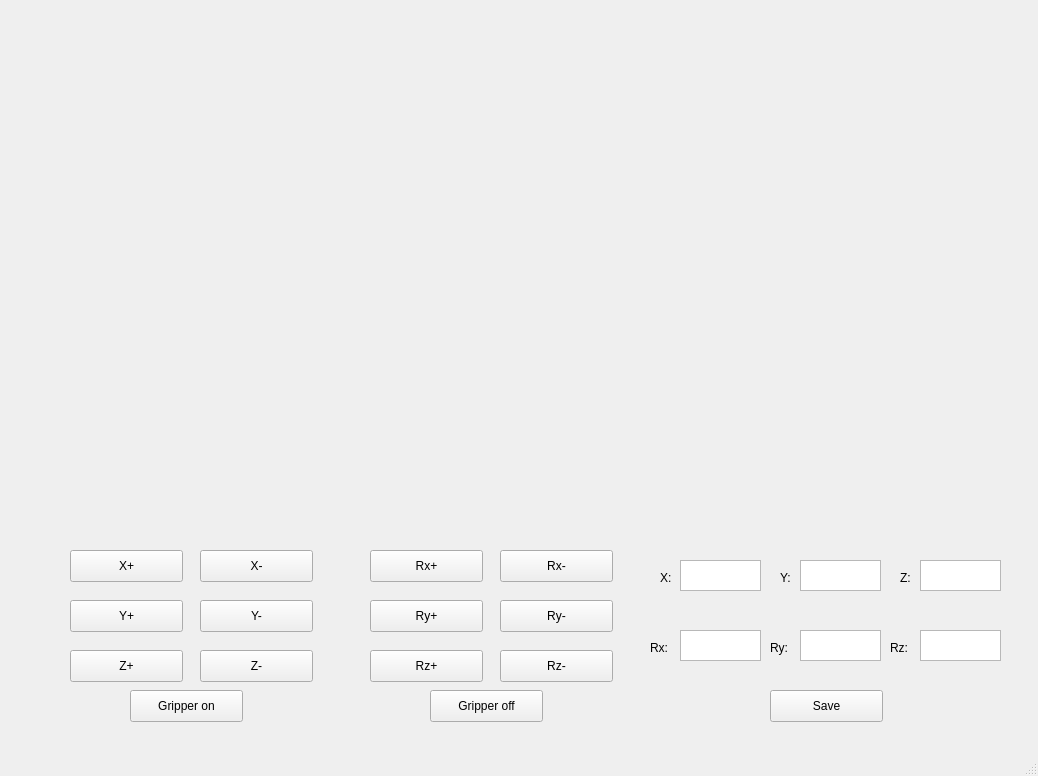
<?xml version="1.0" encoding="UTF-8"?>
<ui version="4.0">
 <class>MainWindow</class>
 <widget class="QMainWindow" name="MainWindow">
  <property name="geometry">
   <rect>
    <x>0</x>
    <y>0</y>
    <width>1038</width>
    <height>776</height>
   </rect>
  </property>
  <property name="windowTitle">
   <string>MainWindow</string>
  </property>
  <widget class="QWidget" name="centralwidget">
   <widget class="QPushButton" name="x_plus">
    <property name="geometry">
     <rect>
      <x>70</x>
      <y>550</y>
      <width>113</width>
      <height>32</height>
     </rect>
    </property>
    <property name="text">
     <string>X+</string>
    </property>
   </widget>
   <widget class="QPushButton" name="x_minus">
    <property name="geometry">
     <rect>
      <x>200</x>
      <y>550</y>
      <width>113</width>
      <height>32</height>
     </rect>
    </property>
    <property name="text">
     <string>X-</string>
    </property>
   </widget>
   <widget class="QPushButton" name="y_plus">
    <property name="geometry">
     <rect>
      <x>70</x>
      <y>600</y>
      <width>113</width>
      <height>32</height>
     </rect>
    </property>
    <property name="text">
     <string>Y+</string>
    </property>
   </widget>
   <widget class="QPushButton" name="y_minus">
    <property name="geometry">
     <rect>
      <x>200</x>
      <y>600</y>
      <width>113</width>
      <height>32</height>
     </rect>
    </property>
    <property name="text">
     <string>Y-</string>
    </property>
   </widget>
   <widget class="QPushButton" name="z_plus">
    <property name="geometry">
     <rect>
      <x>70</x>
      <y>650</y>
      <width>113</width>
      <height>32</height>
     </rect>
    </property>
    <property name="text">
     <string>Z+</string>
    </property>
   </widget>
   <widget class="QPushButton" name="z_minus">
    <property name="geometry">
     <rect>
      <x>200</x>
      <y>650</y>
      <width>113</width>
      <height>32</height>
     </rect>
    </property>
    <property name="text">
     <string>Z-</string>
    </property>
   </widget>
   <widget class="QPushButton" name="rx_plus">
    <property name="geometry">
     <rect>
      <x>370</x>
      <y>550</y>
      <width>113</width>
      <height>32</height>
     </rect>
    </property>
    <property name="text">
     <string>Rx+</string>
    </property>
   </widget>
   <widget class="QPushButton" name="rx_minus">
    <property name="geometry">
     <rect>
      <x>500</x>
      <y>550</y>
      <width>113</width>
      <height>32</height>
     </rect>
    </property>
    <property name="text">
     <string>Rx-</string>
    </property>
   </widget>
   <widget class="QPushButton" name="ry_plus">
    <property name="geometry">
     <rect>
      <x>370</x>
      <y>600</y>
      <width>113</width>
      <height>32</height>
     </rect>
    </property>
    <property name="text">
     <string>Ry+</string>
    </property>
   </widget>
   <widget class="QPushButton" name="ry_minus">
    <property name="geometry">
     <rect>
      <x>500</x>
      <y>600</y>
      <width>113</width>
      <height>32</height>
     </rect>
    </property>
    <property name="text">
     <string>Ry-</string>
    </property>
   </widget>
   <widget class="QPushButton" name="rz_plus">
    <property name="geometry">
     <rect>
      <x>370</x>
      <y>650</y>
      <width>113</width>
      <height>32</height>
     </rect>
    </property>
    <property name="text">
     <string>Rz+</string>
    </property>
   </widget>
   <widget class="QPushButton" name="rz_minus">
    <property name="geometry">
     <rect>
      <x>500</x>
      <y>650</y>
      <width>113</width>
      <height>32</height>
     </rect>
    </property>
    <property name="text">
     <string>Rz-</string>
    </property>
   </widget>
   <widget class="QLabel" name="image_window">
    <property name="geometry">
     <rect>
      <x>180</x>
      <y>30</y>
      <width>671</width>
      <height>481</height>
     </rect>
    </property>
    <property name="text">
     <string/>
    </property>
   </widget>
   <widget class="QPlainTextEdit" name="x_curret">
    <property name="geometry">
     <rect>
      <x>680</x>
      <y>560</y>
      <width>81</width>
      <height>31</height>
     </rect>
    </property>
   </widget>
   <widget class="QPlainTextEdit" name="y_current">
    <property name="geometry">
     <rect>
      <x>800</x>
      <y>560</y>
      <width>81</width>
      <height>31</height>
     </rect>
    </property>
   </widget>
   <widget class="QPlainTextEdit" name="z_current">
    <property name="geometry">
     <rect>
      <x>920</x>
      <y>560</y>
      <width>81</width>
      <height>31</height>
     </rect>
    </property>
   </widget>
   <widget class="QPlainTextEdit" name="rx_current">
    <property name="geometry">
     <rect>
      <x>680</x>
      <y>630</y>
      <width>81</width>
      <height>31</height>
     </rect>
    </property>
   </widget>
   <widget class="QPlainTextEdit" name="ry_current">
    <property name="geometry">
     <rect>
      <x>800</x>
      <y>630</y>
      <width>81</width>
      <height>31</height>
     </rect>
    </property>
   </widget>
   <widget class="QPlainTextEdit" name="rz_current">
    <property name="geometry">
     <rect>
      <x>920</x>
      <y>630</y>
      <width>81</width>
      <height>31</height>
     </rect>
    </property>
   </widget>
   <widget class="QLabel" name="label_2">
    <property name="geometry">
     <rect>
      <x>660</x>
      <y>570</y>
      <width>16</width>
      <height>16</height>
     </rect>
    </property>
    <property name="text">
     <string>X:</string>
    </property>
   </widget>
   <widget class="QLabel" name="label_3">
    <property name="geometry">
     <rect>
      <x>780</x>
      <y>570</y>
      <width>16</width>
      <height>16</height>
     </rect>
    </property>
    <property name="text">
     <string>Y:</string>
    </property>
   </widget>
   <widget class="QLabel" name="label_4">
    <property name="geometry">
     <rect>
      <x>900</x>
      <y>570</y>
      <width>16</width>
      <height>16</height>
     </rect>
    </property>
    <property name="text">
     <string>Z:</string>
    </property>
   </widget>
   <widget class="QLabel" name="label_5">
    <property name="geometry">
     <rect>
      <x>650</x>
      <y>640</y>
      <width>21</width>
      <height>16</height>
     </rect>
    </property>
    <property name="text">
     <string>Rx:</string>
    </property>
   </widget>
   <widget class="QLabel" name="label_6">
    <property name="geometry">
     <rect>
      <x>770</x>
      <y>640</y>
      <width>21</width>
      <height>16</height>
     </rect>
    </property>
    <property name="text">
     <string>Ry:</string>
    </property>
   </widget>
   <widget class="QLabel" name="label_7">
    <property name="geometry">
     <rect>
      <x>890</x>
      <y>640</y>
      <width>21</width>
      <height>16</height>
     </rect>
    </property>
    <property name="text">
     <string>Rz:</string>
    </property>
   </widget>
   <widget class="QPushButton" name="save_btn">
    <property name="geometry">
     <rect>
      <x>770</x>
      <y>690</y>
      <width>113</width>
      <height>32</height>
     </rect>
    </property>
    <property name="text">
     <string>Save</string>
    </property>
   </widget>
   <widget class="QPushButton" name="gripper_on">
    <property name="geometry">
     <rect>
      <x>130</x>
      <y>690</y>
      <width>113</width>
      <height>32</height>
     </rect>
    </property>
    <property name="text">
     <string>Gripper on</string>
    </property>
   </widget>
   <widget class="QPushButton" name="gripper_off">
    <property name="geometry">
     <rect>
      <x>430</x>
      <y>690</y>
      <width>113</width>
      <height>32</height>
     </rect>
    </property>
    <property name="text">
     <string>Gripper off</string>
    </property>
   </widget>
  </widget>
  <widget class="QMenuBar" name="menubar">
   <property name="geometry">
    <rect>
     <x>0</x>
     <y>0</y>
     <width>1038</width>
     <height>22</height>
    </rect>
   </property>
  </widget>
  <widget class="QStatusBar" name="statusbar"/>
 </widget>
 <tabstops>
  <tabstop>x_plus</tabstop>
  <tabstop>x_minus</tabstop>
  <tabstop>y_plus</tabstop>
  <tabstop>y_minus</tabstop>
  <tabstop>z_plus</tabstop>
  <tabstop>z_minus</tabstop>
  <tabstop>rx_plus</tabstop>
  <tabstop>rx_minus</tabstop>
  <tabstop>ry_plus</tabstop>
  <tabstop>ry_minus</tabstop>
  <tabstop>rz_plus</tabstop>
  <tabstop>rz_minus</tabstop>
  <tabstop>x_curret</tabstop>
  <tabstop>y_current</tabstop>
  <tabstop>z_current</tabstop>
  <tabstop>rx_current</tabstop>
  <tabstop>ry_current</tabstop>
  <tabstop>rz_current</tabstop>
  <tabstop>save_btn</tabstop>
 </tabstops>
 <resources/>
 <connections/>
</ui>
